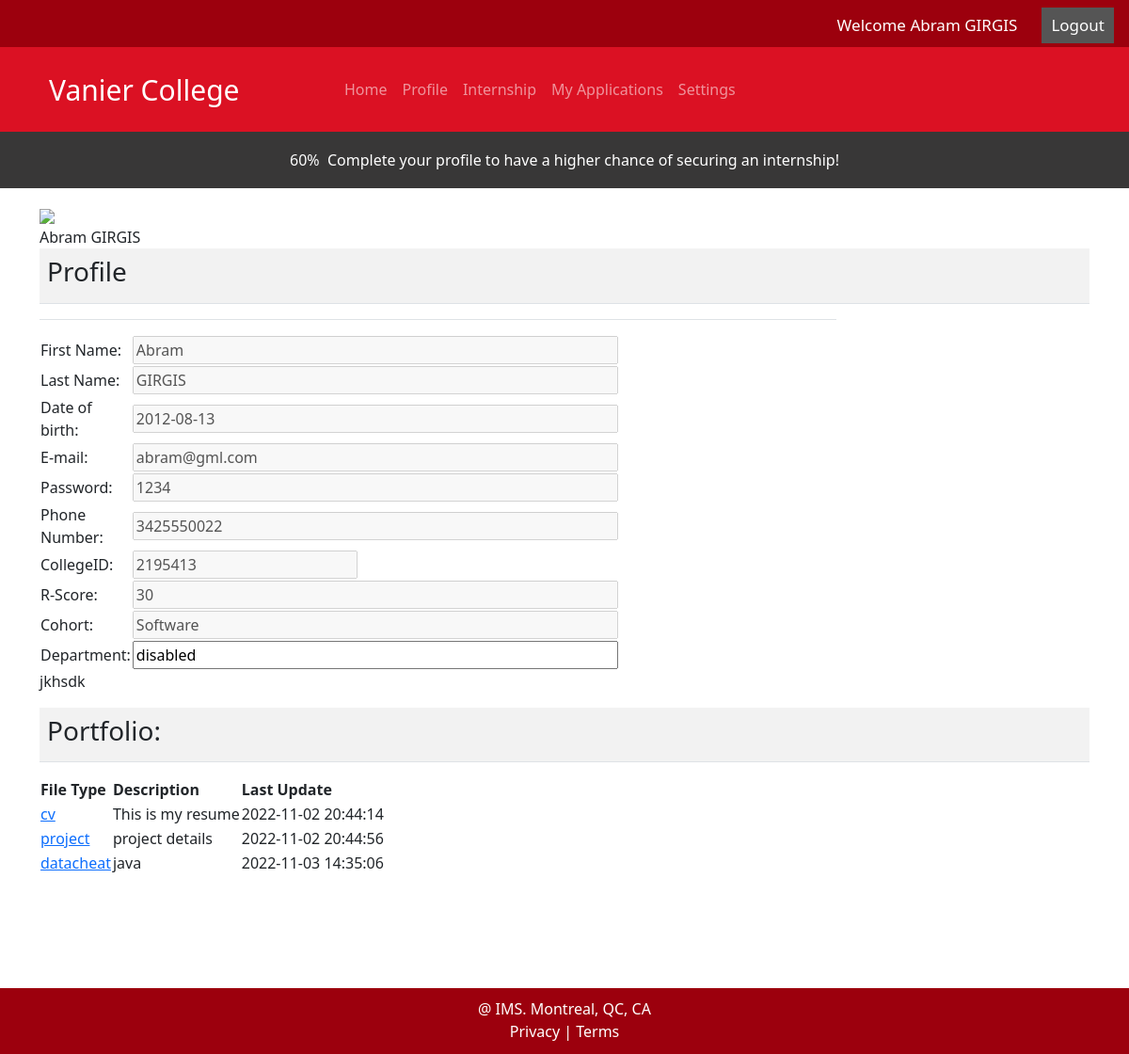
The app's page /Deliverable2/Front-End/Internship_Management_Tool/profile.php (signed in) with its own data.
### tables this page shows
CREATE TABLE `student` (
  `studentID` varchar(10) NOT NULL,
  `firstName` varchar(50) NOT NULL,
  `lastName` varchar(50) NOT NULL,
  `dateOfBirth` date NOT NULL,
  `email` varchar(50) NOT NULL,
  `password` varchar(50) NOT NULL,
  `RScore` float NOT NULL,
  `phoneNumber` varchar(20) NOT NULL,
  `phoneExtension` int(5) DEFAULT NULL,
  `createDate` timestamp NOT NULL DEFAULT CURRENT_TIMESTAMP,
  `lastUpdate` timestamp NOT NULL DEFAULT CURRENT_TIMESTAMP,
  `cohortID` int(11) NOT NULL,
  `isActive` int(1) NOT NULL DEFAULT '1',
  `depID` int(11) NOT NULL
);

CREATE TABLE `filesuser` (
  `fileId` int(11) NOT NULL,
  `userID` varchar(10) NOT NULL,
  `type` varchar(50) NOT NULL,
  `status` int(11) NOT NULL,
  `description` text,
  `lastUpdate` timestamp NOT NULL DEFAULT CURRENT_TIMESTAMP,
  `extension` varchar(5) NOT NULL,
  `fileName` varchar(255) NOT NULL
);

### Deliverable2/Front-End/Internship_Management_Tool/connection.php (called while the page is built, shortened)
<?php
if (isset($_SESSION['uid'])){$uid = $_SESSION['uid'];}
if (isset($_SESSION['fullName'])){$fullName = $_SESSION['fullName'];}?>

### Deliverable2/Front-End/Internship_Management_Tool/profile.php (the view, shortened to what this page needs)
<?php error_reporting(0);include_once 'connection.php';?>
<!DOCTYPE html>
<html lang="en">
  <head>
    <link
      href="https://cdn.jsdelivr.net/npm/bootstrap@5.1.3/dist/css/bootstrap.min.css"
      rel="stylesheet"
    />
    <link rel="stylesheet" href="Style/styleStudent.css" />
  </head>
  <body>
    <main>
      <div class="upNav">
        <div class="login-container">
          <form action="">
            <button type="button"onclick="location.href='logOut.php';">Logout</button>
            <span
              >Welcome
              <label id="student_username" name="student_username"><?php echo $fullName?></label
              ></span
            >
          </form>
        </div>
      </div>
      <nav
        class="navbar navbar-expand-sm navbar-dark"style="background-color: #db1123; height: 90px">
        <div class="container-fluid">
          <a class="navbar-brand" href="#"><span
              style="padding-left: 40px; padding-right: 50px; font-size: 30px"
              >Vanier College</span
            ></a>
          <div class="collapse navbar-collapse" id="collapsibleNavbar">
            <ul class="navbar-nav">
              <li>&nbsp;&nbsp;&nbsp;&nbsp;&nbsp;&nbsp;&nbsp;&nbsp;&nbsp;</li>
              <li class="nav-item">
                <a class="nav-link" href="home.php">Home</a>
              </li>
              <li class="nav-item">
                <a class="nav-link" href="profile.php">Profile</a>
              </li>
              <li class="nav-item">
                <a class="nav-link" href="internships.php">Internship</a>
              </li>
              <li class="nav-item">
                <a class="nav-link" href="myApplications.php">My Applications</a>
              </li>
              <li class="nav-item">
                <a class="nav-link" href="updateProfile.php">Settings</a>
              </li>
            </ul>
          </div>
        </div>
      </nav>
      <div class="underNav">
        <p style="padding: 18px">
          <label id="percent" name="percent">60%</label>&nbsp; Complete your
          profile to have a higher chance of securing an internship!
        </p>
      </div>
      <div class="container mt-3">
        <table class="table table-striped">
          <tbody>
            <tr>
              <td><h3>Profile<h3></td>
              <td></td>
              <td></td>
            </tr>
            <tr>
              <td></td>
              <?php
$sqlImg = "SELECT * FROM filesuser WHERE userid = '$uid' AND type = 'image' ";
$resultImg = mysqli_query($connection,$sqlImg);
$rowImg = mysqli_fetch_assoc($resultImg);
echo "<div>";
$fileImg = str_replace("'","","uploads/images/profileImg'.$uid'");
$fileImg =str_replace(".","",$fileImg);
$fileImg = $fileImg.'.jpg';
if ($rowImg['status']==1){echo "<img src='$fileImg'>";}
else{ echo "<img src ='uploads/images/profiledefault.jpg'>";}
echo "<br>".$fullName;
$sqli  = "SELECT * FROM student WHERE studentID = $uid ";
$queryi = mysqli_query($connection,$sqli);
$row = mysqli_fetch_assoc($queryi);
?>
		<form name = "f" action= "#" method="POST">
				<table  style="border:1; width:50%;height:90%;">
					<tr>
						<td><label >First Name:</label></td>
						<td><input type="text" size="50" name="firstName" value= <?php echo $row['firstName']; ?> disabled></td>
					</tr>
					<tr>
						<td><label >Last Name:</label></td>
						<td><input type="text" size="50" name="lastName" value= <?php echo $row['lastName']; ?> disabled ></td>
					</tr>
					<tr>
						<td><label >Date of birth:</label></td>
						<td><input type="text" size="50" name="dob" value= <?php echo $row['dateOfBirth']; ?> disabled ></td>
					</tr>
					<tr>
						<td><label>E-mail:</label></td>
						<td><input type="email" size="50" name="email" value= <?php echo $row['email']; ?> disabled></td>
					</tr>
					<tr>
						<td><label>Password:</label></td>
						<td><input type="text" size="50" name="password" value= <?php echo $row['password'];?> disabled></td>
					</tr>
					<tr>
						<td><label>Phone Number:</label></td>
						<td><input type="tel" size="50" name="phone" value= <?php echo $row['phoneNumber']; ?> disabled></td>
					</tr>
					<tr>
						<td><label>CollegeID:</label></td>
						<td><input type="number" size="50" name="stdID" value= <?php echo $row['studentID'];?> disabled></td>
					</tr>
					<tr>
						<td><label>R-Score:</label></td>
						<td><input type="text" size="50" name="rscore" value= <?php echo $row['RScore']; ?> disabled ></td>
					</tr>
					<tr>
						<td><label>Cohort:</label></td>
						<td>
							<?php
								$sql1 = "SELECT programTitle FROM cohort INNER JOIN student ON student.cohortID = cohort.cohortID ;";
								$query1 = mysqli_query($connection,$sql1);
									$row1=mysqli_fetch_assoc($query1); ?>
							<input type="text" size="50"name="programTitle" value= <?php echo $row1['programTitle']; ?> disabled>
						</td>
					</tr>
					<tr>
						<td><label>Department:</label></td>
						<td><input type="text" size="50"name="deptId" value= <?php echo $row['department']; ?> disabled></td>
					</tr>
				</table>
			</form>
            </tr>
            <tr>
              <td>jkhsdk</td>
            </tr>
          </tbody>
        </table>
      </div>
      <div class="container mt-3">
        <table class="table table-striped">
          <tbody>
            <tr>
              <td><h3>Portfolio:</h3></td>
                <table>
                  <tr>
                  <th>File Type</th>
                  <th>Description</th>
                  <th>Last Update</th>
                  </tr>
                <?php
                $sql = "SELECT * FROM filesuser WHERE userID =$uid AND type != 'image'";
                $result = mysqli_query($connection,$sql);
                while ($row = mysqli_fetch_assoc($result)){
                  ?>
                  <tr>
                  <td><a href="uploads/documents/<?php echo $uid.$row['type'].".".$row['extension']?>" target="_blank" "="" ><?php echo $row['type']?></a></td>
                  <td><?php echo $row['description']; ?></td>
                  <td><?php echo $row ['lastUpdate'] ?></td>
                  </tr>
                <?php }?>
                </table>
            </tr>
      </div>
      <br><br><br><br><br>
      <footer class="foot">
        <p style="padding: 10px">
          @ IMS. Montreal, QC, CA <br />
          Privacy | Terms
        </p>
      </footer>
    </main>
  </body>
</html>

### Deliverable2/Front-End/Internship_Management_Tool/Style/styleStudent.css (style rules this page uses)
.upNav { background-color: #9C000D; margin: 0 auto; height: 50px; width: 100%; text-align: right; color: white; }
.upNav .login-container span { float: right; padding: 6px 10px; margin-top: 8px; margin-right: 16px; color: white; font-size: 17px; }
.upNav .login-container button { float: right; padding: 6px 10px; margin-top: 8px; margin-right: 16px; background-color: #555; color: white; font-size: 17px; border: none; cursor: pointer; }
.underNav { background-color: rgb(56, 55, 55); margin: 0 auto; height: 60px; width: 100%; text-align: center; color: white; }
.foot { background-color: #9C000D; margin: 0 auto; height: 70px; width: 100%; text-align: center; color: white; }

### records on screen
student: firstName "Abram", lastName "GIRGIS", dob "2012-08-13", email "abram@gml.com", password "1234", phone "3425550022", stdID "2195413", rscore "30"
filesuser: type "cv", description "This is my resume", lastUpdate "2022-11-02 20:44:14"
filesuser: type "project", description "project details", lastUpdate "2022-11-02 20:44:56"
filesuser: type "datacheat", description "java", lastUpdate "2022-11-03 14:35:06"

### other values on screen
$fullName "Abram GIRGIS"
